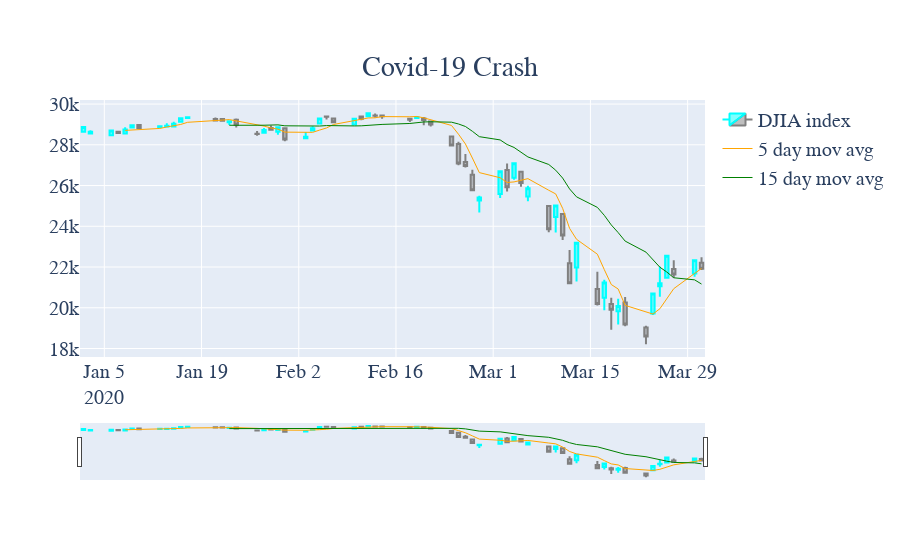

Source (notebook cell):
### Code cell
fig = go.Figure(data=[go.Candlestick(x=df_covid['Date'],
                open=df_covid['Open'],
                high=df_covid['High'],
                low=df_covid['Low'],
                close=df_covid['Close'], name='DJIA index',
                increasing_line_color= 'cyan', decreasing_line_color= 'gray'),
               go.Scatter(x=df_covid['Date'], y=df_covid['5dayRollAvg'], line=dict(color='orange', width=1),name='5 day mov avg'),
               go.Scatter(x=df_covid['Date'], y=df_covid['15dayRollAvg'], line=dict(color='green', width=1),name='15 day mov avg')])
fig.update_layout(
    title= {
        'text': 'Covid-19 Crash',
      'y':0.9,
        'x':0.5,
        'xanchor': 'center',
        'yanchor': 'top'},
      font=dict(
        family="Courier New, monospace",
        size=20,
         
    )
    )
#fig.write_image("../output/Covid-19_Crash.png")
fig.show()
